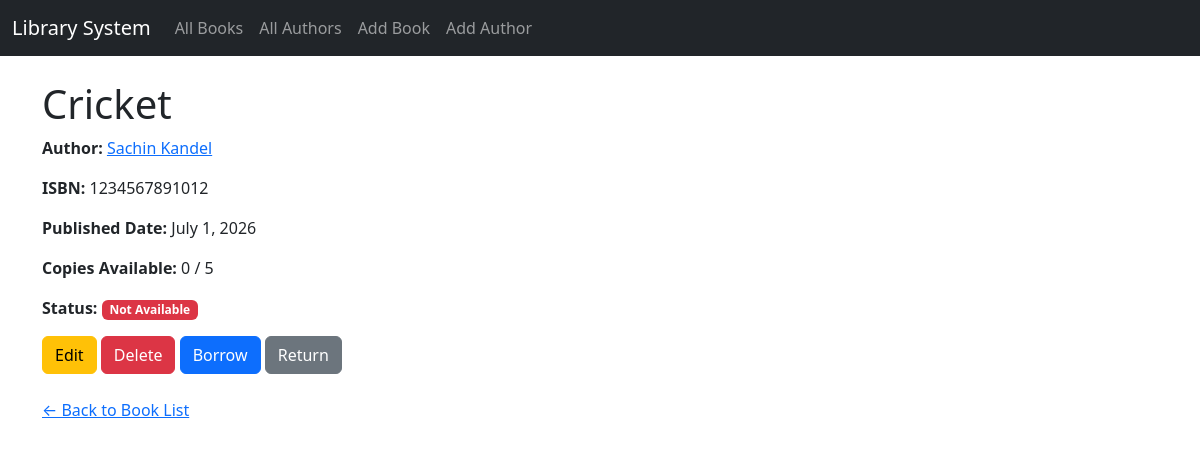
/books/1/, run on an earlier commit of the app's database.
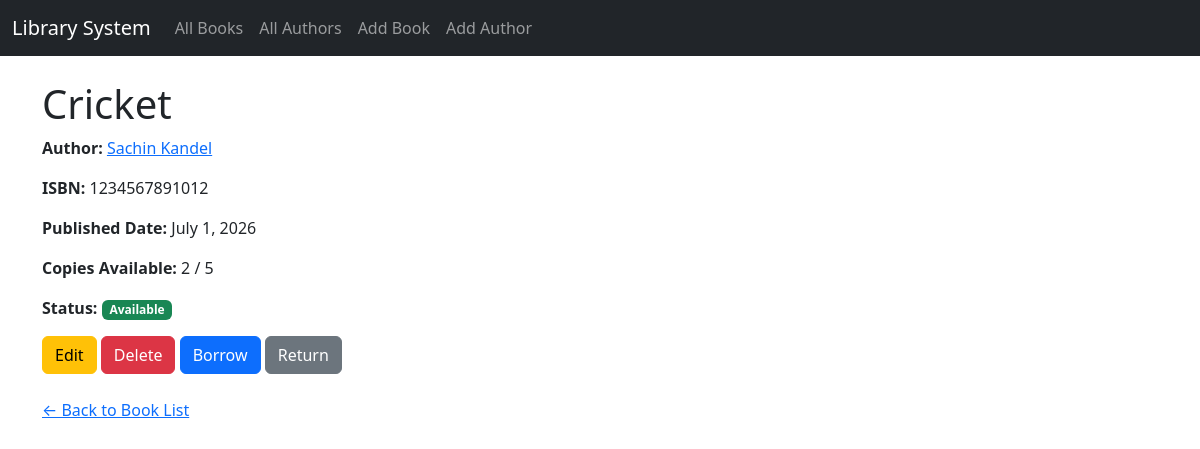
And on a later commit of the database.
### library/models.py (models this page shows, shortened)
class Book(models.Model):
    title = models.CharField(max_length=200)
    author = models.ForeignKey(Author, on_delete=models.CASCADE)
    isbn = models.CharField(max_length=13, unique=True)   #book number
    published_date = models.DateField()
    copies_total = models.PositiveIntegerField(default=1)
    copies_available = models.PositiveIntegerField(default=1)
    @property
    def is_available(self):
        return self.copies_available > 0

class Author(models.Model):
    name = models.CharField(max_length=100)
    date_of_birth = models.DateField(blank=True, null=True)
    bio = models.TextField(blank=True, null=True)

### library/views.py (the view)
# urls.py: path('books/<int:pk>/', views.book_detail, name='book_detail'),
def book_detail(request, pk):
    book = get_object_or_404(Book, pk=pk)
    return render(request,'book_detail.html', {'book':book})

### templates/book_detail.html (shortened to what this page needs)
{% extends 'base.html' %}
{% block content %}
    <h1>{{ book.title }}</h1>
    <p><strong>Author:</strong> <a href="{% url 'author_detail' book.author.pk %}">{{ book.author.name }}</a></p>
    <p><strong>ISBN:</strong> {{ book.isbn }}</p>
    <p><strong>Published Date:</strong> {{ book.published_date }}</p>
    <p><strong>Copies Available:</strong> {{ book.copies_available }} / {{ book.copies_total }}</p>
    <p>
        <strong>Status:</strong>
        {% if book.is_available %}
            <span class="badge bg-success">Available</span>
        {% else %}
            <span class="badge bg-danger">Not Available</span>
        {% endif %}
    </p>
    <a href="{% url 'book_edit' book.pk %}" class="btn btn-warning">Edit</a>
    <a href="{% url 'book_delete' book.pk %}" class="btn btn-danger">Delete</a>
    <form method="post" action="{% url 'book_borrow' book.pk %}" style="display:inline;">
        <button type="submit" class="btn btn-primary">Borrow</button>
    </form>
    <form method="post" action="{% url 'book_return' book.pk %}" style="display:inline;">
        <button type="submit" class="btn btn-secondary">Return</button>
    </form>
    <br><br>
    <a href="{% url 'book_list' %}">← Back to Book List</a>
{% endblock %}

What changed in the data, as far as the page shows it:
changed Book "Cricket": copies_available "0" → "2"
Also different on the page:
text no longer shown: "Not Available"
text now shown: "Available"
